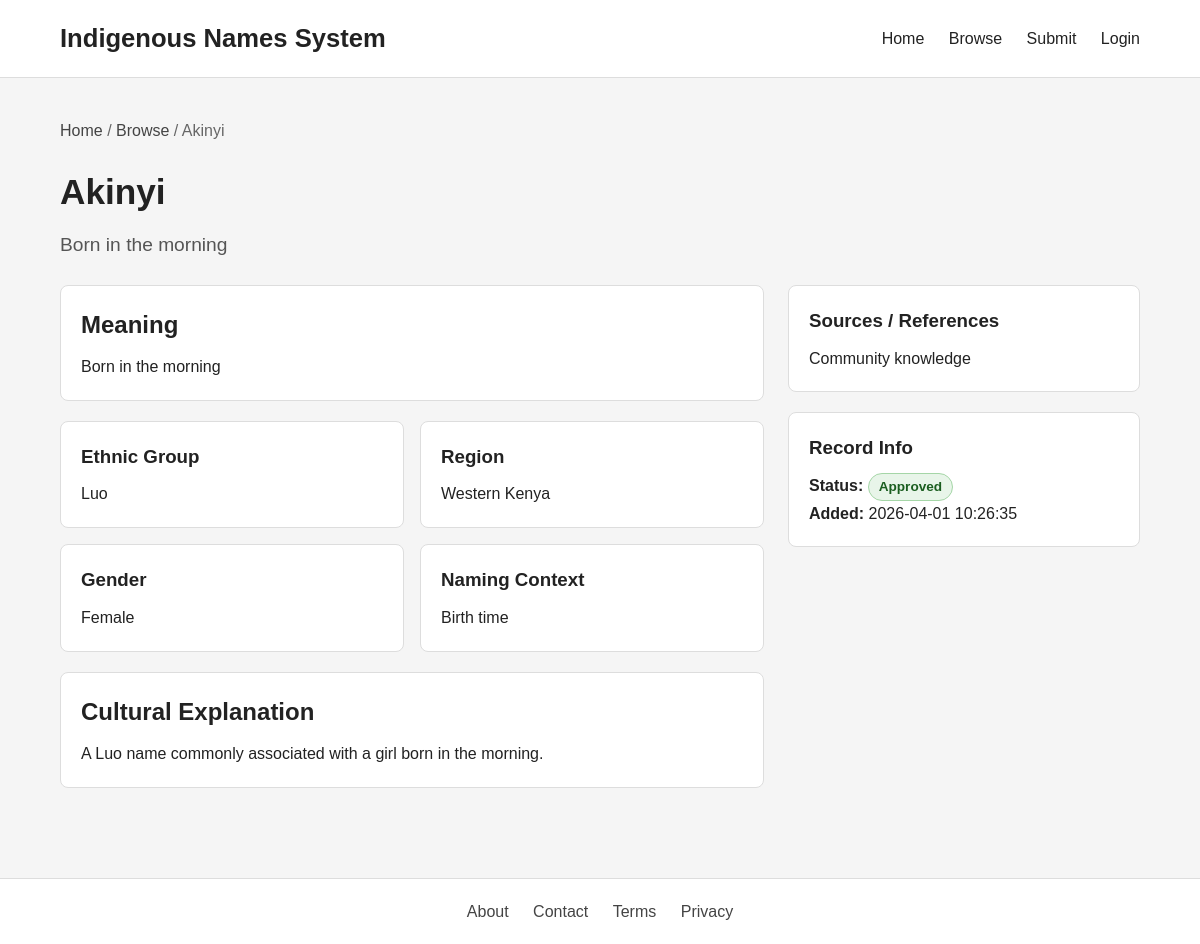
The page /name.php?id=1 on the database its author committed.
### tables this page shows
CREATE TABLE IF NOT EXISTS name_entries (
    id INT AUTO_INCREMENT PRIMARY KEY,
    name VARCHAR(150) NOT NULL,
    meaning TEXT NOT NULL,
    ethnic_group VARCHAR(150) NOT NULL,
    region VARCHAR(150) DEFAULT NULL,
    gender ENUM('male', 'female', 'unisex', 'other') DEFAULT 'unisex',
    naming_context VARCHAR(255) DEFAULT NULL,
    cultural_explanation TEXT,
    sources TEXT,
    status ENUM('pending', 'approved', 'rejected') NOT NULL DEFAULT 'pending',
    created_by INT DEFAULT NULL,
    created_at TIMESTAMP DEFAULT CURRENT_TIMESTAMP,
    updated_at TIMESTAMP DEFAULT CURRENT_TIMESTAMP ON UPDATE CURRENT_TIMESTAMP,
    CONSTRAINT fk_name_entries_user
        FOREIGN KEY (created_by) REFERENCES users(id)
        ON DELETE SET NULL
);

### public/name.php (the view, shortened to what this page needs)
<?php
require_once __DIR__ . '/../includes/db.php';
$id = isset($_GET['id']) ? (int)$_GET['id'] : 0;
$stmt = $pdo->prepare("
    SELECT
        ne.id,
        ne.name,
        ne.meaning,
        ne.ethnic_group,
        ne.region,
        ne.gender,
        ne.naming_context,
        ne.cultural_explanation,
        ne.sources,
        ne.created_at,
        np.overview,
        np.linguistic_origin,
        np.cultural_significance,
        np.historical_context,
        np.variants,
        np.pronunciation,
        np.related_names,
        np.scholarly_notes,
        np.references_text,
        np.ai_summary,
        np.updated_at AS profile_updated_at
    FROM name_entries ne
    LEFT JOIN name_profiles np ON np.entry_id = ne.id
    WHERE ne.id = :id AND ne.status = 'approved'
    LIMIT 1
");
$stmt->execute([':id' => $id]);
$entry = $stmt->fetch();
require_once __DIR__ . '/../includes/header.php';
?>
<main class="container page-section">
    <?php if (!$entry): ?>
        <h1>Name Not Found</h1>
        <p>The requested name record does not exist or is not publicly available.</p>
        <p><a href="browse.php">Back to Browse</a></p>
    <?php else: ?>
        <div class="breadcrumb">
            <a href="index.php">Home</a> /
            <a href="browse.php">Browse</a> /
            <span><?= htmlspecialchars($entry['name']) ?></span>
        </div>
        <section class="detail-hero">
            <h1><?= htmlspecialchars($entry['name']) ?></h1>
            <p class="detail-meaning"><?= htmlspecialchars($entry['meaning']) ?></p>
        </section>
        <div class="detail-layout">
            <section class="detail-main">
                <div class="detail-card">
                    <h2>Meaning</h2>
                    <p><?= nl2br(htmlspecialchars($entry['meaning'])) ?></p>
                </div>
                <div class="detail-grid">
                    <div class="detail-card">
                        <h3>Ethnic Group</h3>
                        <p><?= htmlspecialchars($entry['ethnic_group']) ?></p>
                    </div>
                    <div class="detail-card">
                        <h3>Region</h3>
                        <p><?= htmlspecialchars($entry['region'] ?: 'Not specified') ?></p>
                    </div>
                    <div class="detail-card">
                        <h3>Gender</h3>
                        <p><?= htmlspecialchars(ucfirst($entry['gender'])) ?></p>
                    </div>
                    <div class="detail-card">
                        <h3>Naming Context</h3>
                        <p><?= htmlspecialchars($entry['naming_context'] ?: 'Not specified') ?></p>
                    </div>
                </div>
                <div class="detail-card">
                    <h2>Cultural Explanation</h2>
                    <p>
                        <?= $entry['cultural_explanation']
                            ? nl2br(htmlspecialchars($entry['cultural_explanation']))
                            : 'No extended cultural explanation available yet.' ?>
                    </p>
                </div>
            </section>
            <aside class="detail-sidebar">
                <div class="detail-card">
                    <h3>Sources / References</h3>
                    <p>
                        <?= $entry['sources']
                            ? nl2br(htmlspecialchars($entry['sources']))
                            : 'No sources provided.' ?>
                    </p>
                </div>
                <div class="detail-card">
                    <h3>Record Info</h3>
                    <p>
                        <strong>Status:</strong>
                        <span class="badge badge-approved">Approved</span>
                    </p>
                    <p><strong>Added:</strong> <?= htmlspecialchars($entry['created_at']) ?></p>
                </div>
            </aside>
        </div>
    <?php endif; ?>
</main>
<?php require_once __DIR__ . '/../includes/footer.php'; ?>

### public/assets/css/style.css (style rules this page uses)
* { box-sizing: border-box; margin: 0; padding: 0; font-family: Arial, sans-serif; }
body { background: #f5f5f5; color: #222; line-height: 1.6; }
.container { width: 90%; max-width: 1100px; margin: 0 auto; }
.page-section { padding: 40px 0; }
.filters-panel, .results-panel, .detail-card { background: #fff; border: 1px solid #ddd; border-radius: 8px; padding: 20px; }
.breadcrumb { margin-bottom: 20px; color: #666; }
.breadcrumb a { color: #444; text-decoration: none; }
.detail-hero { margin-bottom: 24px; }
.detail-hero h1 { font-size: 2.2rem; margin-bottom: 10px; }
.detail-meaning { font-size: 1.2rem; color: #555; }
.detail-layout { display: grid; grid-template-columns: 2fr 1fr; gap: 24px; align-items: start; }
.detail-main, .detail-sidebar { display: flex; flex-direction: column; gap: 20px; }
.detail-grid { display: grid; grid-template-columns: 1fr 1fr; gap: 16px; }
.detail-card h2, .detail-card h3 { margin-bottom: 10px; }
.badge { display: inline-block; padding: 6px 10px; border-radius: 999px; font-size: 0.85rem; font-weight: bold; line-height: 1; }
.badge-approved { background: #e8f5e9; color: #1b5e20; border: 1px solid #a5d6a7; }

### rows shown on the page
name_entries: name "Akinyi", meaning "Born in the morning", ethnic_group "Luo", region "Western Kenya", gender "Female", naming_context "Birth time", cultural_explanation "A Luo name commonly associated with a girl born in the morning.", sources "Community knowledge", created_at "2026-04-01 10:26:35"
